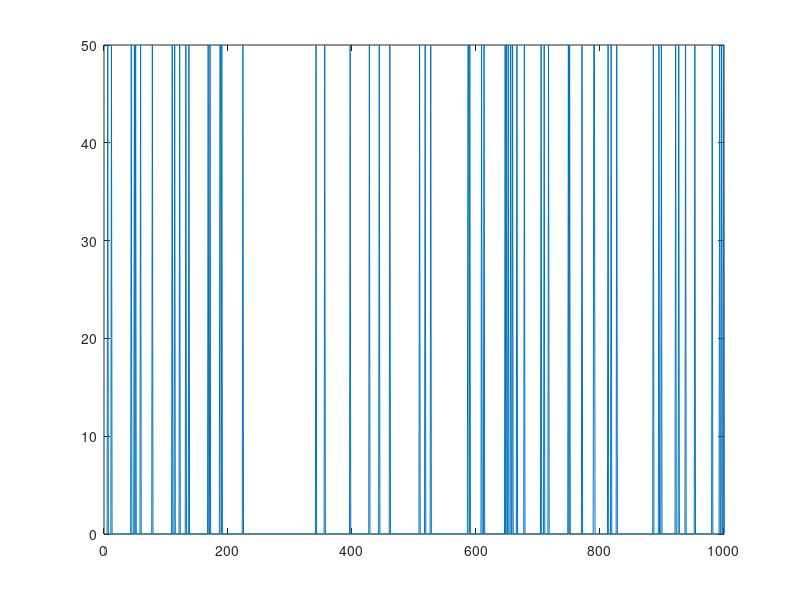

This chart was generated by the following MATLAB code: (Note: this script raises an error after producing the figure.)
function [] = demo_calciumImaging()

% Demo for calcium imaging of spike trains

clear variables
close all

% Choose basic settings for simulations
% n_t = 8e2;
n_t = 1e3;

delta_t = 2e-3;         % 10Hz sampling rate
% delta_t = 1e0;         % 10Hz sampling rate

% f_fname = @f_lin1D;
f_fname = @f_HH_calcium;
g_fname = @g_Id;

% u       = 1e0*randn(1,n_t)>2;
u       = 5e1*(randn(1,n_t)>1.5);

figure,plot(u)

% Build options structure for temporal integration of SDE
inF.delta_t = delta_t;
inF.sc = 5e1; % time scale change for HH model
inG.ind         = 1;
options.inF     = inF;
options.inG     = inG;
options.decim = 1;


% Parameters of the simulation
alpha   = Inf;
sigma   = 1e2;
phi     = [];
x0 = [0;0;-3;-3/4;1/3];
theta = [1;1;0*ones(3,1)];

% alpha   = Inf;
% sigma   = Inf;
% theta   = [0.5];
% phi     = [];

% x0 = [0];
% theta = [1;0*ones(4,1)];

% Build time series of hidden states and observations
[y,x,x0,eta,e] = simulateNLSS(n_t,f_fname,g_fname,theta,phi,u,alpha,sigma,options,x0);

% display time series of hidden states and observations
displaySimulations(y,x,eta,e)
% 
% dim.n = 5;
% dim.n_theta = 5;
% dim.n_phi = 0;
% options.priors.a_alpha = Inf;
% options.priors.b_alpha = 0;
% options.priors.muX0 = x0;
% [posterior,out] = VBA_NLStateSpaceModel(y(:,1:500),u(:,1:500),f_fname,g_fname,dim,options);
% 
return
% 
% disp('--paused--')
% pause

Y.calcium = y;
Y.calcium_time = [0;inF.delta_t];
[posterior,out] = detectSpikes(Y,'HH',12);



